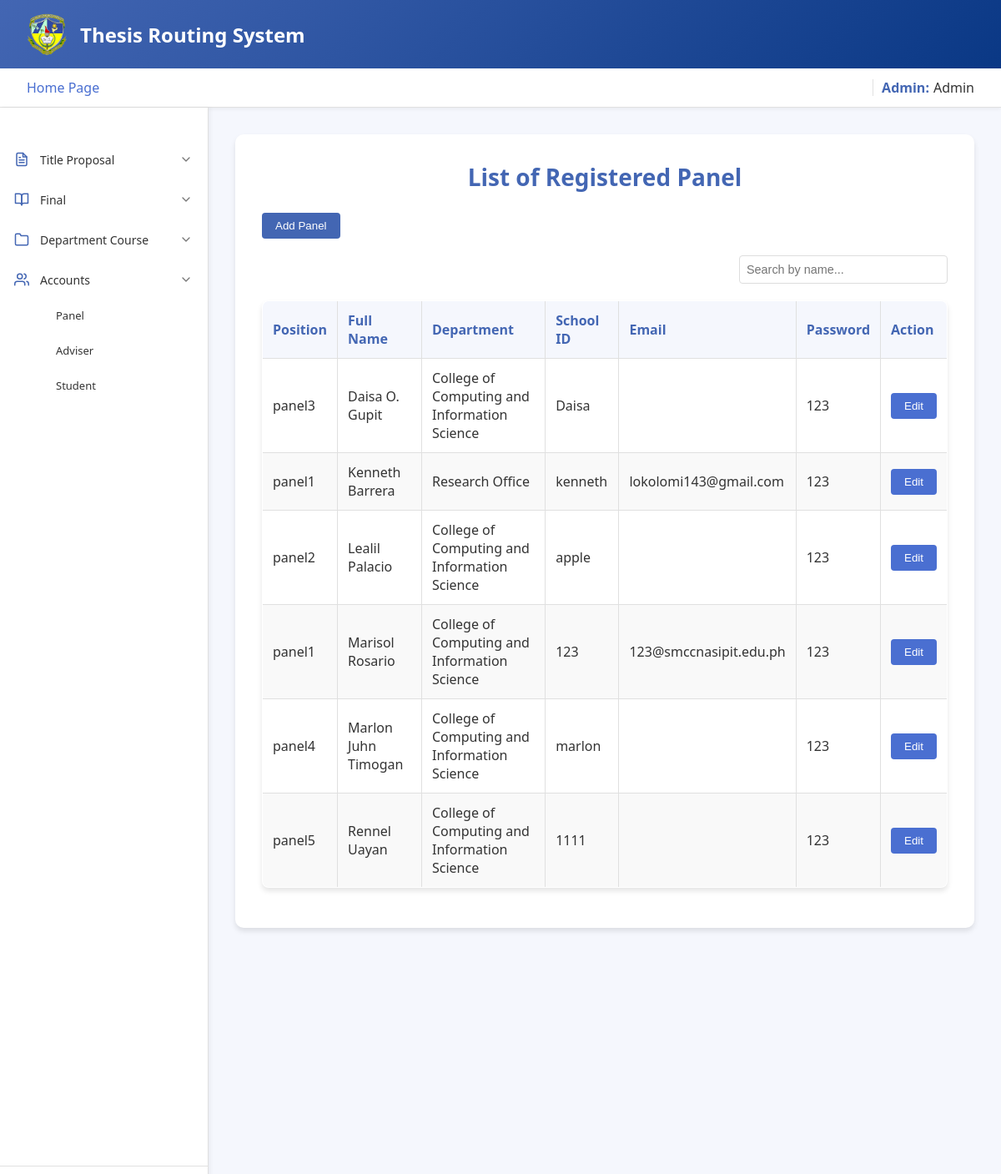
Page /admin/homepage/registeredAccount/panel_register.php (signed in) on the committed database.
### tables this page shows
CREATE TABLE `panel` (
  `panel_id` int(11) NOT NULL,
  `school_id` varchar(255) NOT NULL,
  `password` varchar(255) NOT NULL,
  `fullname` varchar(255) NOT NULL,
  `department` varchar(255) NOT NULL,
  `position` varchar(255) NOT NULL,
  `email` varchar(255) NOT NULL
);

### admin/homepage/registeredAccount/panel_register.php (the view, shortened to what this page needs)
<?php
include '../../../connection.php';
$sql = "SELECT fullname, department, school_id, password, position, email FROM panel ORDER BY fullname ASC";
$result = $conn->query($sql);
?>
<!DOCTYPE html>
<html lang="en">
<head>
</head>
<body>
    <div class="container">
        <header class="header">
            <div class="logo-container">
                <img src="../../../assets/logo.png" alt="SMCC Logo">
                <div class="logo">Thesis Routing System</div>
            </div>
        </header>
        <div class="top-bar">
            <div class="homepage">
                <a href="../../homepage/homepage.php">Home Page</a>
            </div>
            <div class="user-info">
                <span class="role">Admin:</span>
                <span class="user-name"><?php echo isset($_SESSION['fullname']) ? $_SESSION['fullname'] : 'Guest'; ?></span>
            </div>
        </div>
        <div class="main-content">
        <nav class="sidebar">
    <nav class="nav-menu">
        <div class="menu-item dropdown">
            <div class="menu-header">
                <div class="icon">
                </div>
                <span>Title Proposal</span>
                <div class="dropdown-icon expanded">
                    <svg xmlns="http://www.w3.org/2000/svg" viewBox="0 0 24 24" fill="none" stroke="currentColor" stroke-width="2" stroke-linecap="round" stroke-linejoin="round">
                        <polyline points="6 9 12 15 18 9"></polyline>
                    </svg>
                </div>
            </div>
        </div>
        <div class="menu-item dropdown">
            <div class="menu-header">
                <div class="icon">
                    <svg xmlns="http://www.w3.org/2000/svg" viewBox="0 0 24 24" fill="none" stroke="currentColor" stroke-width="2" stroke-linecap="round" stroke-linejoin="round">
                        <path d="M2 3h6a4 4 0 0 1 4 4v14a3 3 0 0 0-3-3H2z"></path>
                        <path d="M22 3h-6a4 4 0 0 0-4 4v14a3 3 0 0 1 3-3h7z"></path>
                    </svg>
                </div>
                <span>Final</span>
                <div class="dropdown-icon">
                    <svg xmlns="http://www.w3.org/2000/svg" viewBox="0 0 24 24" fill="none" stroke="currentColor" stroke-width="2" stroke-linecap="round" stroke-linejoin="round">
                        <polyline points="6 9 12 15 18 9"></polyline>
                    </svg>
                </div>
            </div>
        </div>
        <div class="menu-item dropdown">
            <div class="menu-header">
                <div class="icon">
                    <svg xmlns="http://www.w3.org/2000/svg" viewBox="0 0 24 24" fill="none" stroke="currentColor" stroke-width="2" stroke-linecap="round" stroke-linejoin="round">
                        <path d="M22 19a2 2 0 0 1-2 2H4a2 2 0 0 1-2-2V5a2 2 0 0 1 2-2h5l2 3h9a2 2 0 0 1 2 2z"></path>
                    </svg>
                </div>
                <span>Department Course</span>
                <div class="dropdown-icon">
                    <svg xmlns="http://www.w3.org/2000/svg" viewBox="0 0 24 24" fill="none" stroke="currentColor" stroke-width="2" stroke-linecap="round" stroke-linejoin="round">
                        <polyline points="6 9 12 15 18 9"></polyline>
                    </svg>
                </div>
            </div>
        </div>
        <div class="menu-item dropdown">
            <div class="menu-header">
                <div class="icon">
                </div>
                <span>Accounts</span>
                <div class="dropdown-icon">
                    <svg xmlns="http://www.w3.org/2000/svg" viewBox="0 0 24 24" fill="none" stroke="currentColor" stroke-width="2" stroke-linecap="round" stroke-linejoin="round">
                        <polyline points="6 9 12 15 18 9"></polyline>
                    </svg>
                </div>
            </div>
            <div class="dropdown-content">
                <a href="../registeredaccount/panel_register.php" class="submenu-item">Panel</a>
                <a href="../registeredaccount/adviser_register.php" class="submenu-item">Adviser</a>
                <a href="../registeredaccount/student_register.php" class="submenu-item">Student</a>
            </div>
        </div>
    </nav>
    <div class="logout">
    </div>
</nav>
            <div class="content">
                <div class="form-container">
                    <h1>List of Registered Panel</h1>
                    <button onclick="window.location.href='panel.php'" class="add-panel-button">Add Panel</button>
                    <div class="search-container" style="margin: 20px 0; text-align: right;">
                        <input type="text" id="searchInput" placeholder="Search by name..." style="padding: 8px; width: 250px; border: 1px solid #ddd; border-radius: 4px;">
                    </div>
                    <?php if ($result->num_rows > 0): ?>
                        <table border="1" cellpadding="10" cellspacing="0">
                            <thead>
                                <tr>
                                    <th>Position</th>
                                    <th>Full Name</th>
                                    <th>Department</th>
                                    <th>School ID</th>
                                    <th>Email</th>
                                    <th>Password</th>
                                    <th>Action</th>
                                </tr>
                            </thead>
                            <tbody>
                                <?php while ($row = $result->fetch_assoc()): ?>
                                    <tr id="row_<?= $row['school_id'] ?>">
                                        <form action="update_panel_inline.php" method="POST" id="form_<?= $row['school_id'] ?>">
                                            <td>
                                                <span id="position_text_<?= $row['school_id'] ?>"><?= htmlspecialchars($row['position']) ?></span>
                                            </td>
                                            <td>
                                                <span id="fullname_text_<?= $row['school_id'] ?>"><?= htmlspecialchars($row['fullname']) ?></span>
                                            </td>
                                            <td>
                                                <span id="department_text_<?= $row['school_id'] ?>"><?= htmlspecialchars($row['department']) ?></span>
                                            </td>
                                            <td>
                                                <?= htmlspecialchars($row['school_id']) ?>
                                            </td>
                                            <td>
                                                <span id="email_text_<?= $row['school_id'] ?>"><?= htmlspecialchars($row['email']) ?></span>
                                            </td>
                                            <td>
                                                <span id="password_text_<?= $row['school_id'] ?>"><?= htmlspecialchars($row['password']) ?></span>
                                            </td>
                                            <td>
                                                <button type="button" onclick="enableEdit('<?= $row['school_id'] ?>')" id="edit_btn_<?= $row['school_id'] ?>">Edit</button>
                                            </td>
                                        </form>
                                    </tr>
                                <?php endwhile; ?>
                            </tbody>
                        </table>
                    <?php else: ?>
                        <p>No panelists have been registered yet.</p>
                    <?php endif; ?>
                </div>
            </div>
        </div>
    </div>
</body>
</html>

### rows in the picture
panel: position "panel3", fullname "Daisa O. Gupit", department "College of Computing and Information Science", school "Daisa", password "123"
panel: position "panel1", fullname "Kenneth Barrera", department "Research Office", school "kenneth", email "lokolomi143@gmail.com", password "123"
panel: position "panel2", fullname "Lealil Palacio", department "College of Computing and Information Science", school "apple", password "123"
panel: position "panel1", fullname "Marisol Rosario", department "College of Computing and Information Science", school "123", email "123@smccnasipit.edu.ph", password "123"
panel: position "panel4", fullname "Marlon Juhn Timogan", department "College of Computing and Information Science", school "marlon", password "123"
panel: position "panel5", fullname "Rennel Uayan", department "College of Computing and Information Science", school "1111", password "123"

### other values in the picture
$_SESSION['fullname'] "Admin"
